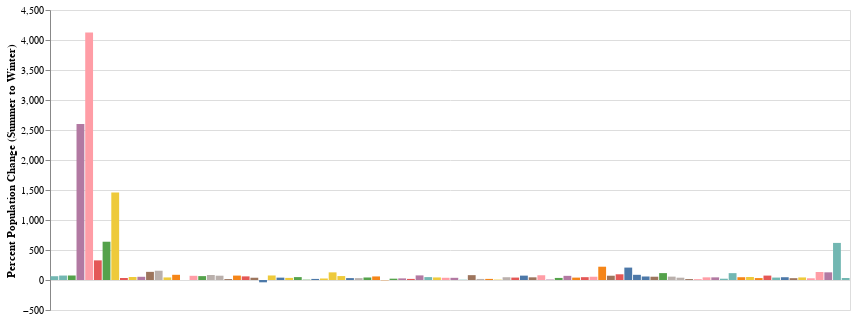

Notebook code for this chart:
### Code cell
alt.Chart(bton_devices_residing).mark_bar().encode(
    alt.X("census_block_group:N", axis=None),
    alt.Y("pop_pct_change:Q",
        axis=alt.Axis(
         title='Percent Population Change (Summer to Winter)'
        )
    ),
    color=alt.Color("pop_pct_change:N", legend=None)
).properties(width=800)

### Figure 1 — Vega-Lite specification as saved in the notebook (floating-point values rounded to 4 significant figures)
{"$schema": "https://vega.github.io/schema/vega-lite/v3.4.0.json", "config": {"mark": {"tooltip": null}, "view": {"height": 300, "width": 400}}, "data": {"name": "data-efeabc7d93a6340295708662dc436a37"}, "datasets": {"data-efeabc7d93a6340295708662dc436a37": [{"census_block_group": 181050001001, "devices02032020": 106, "devices07222019": 65, "pop_change": 41, "pop_pct_change": 63.08}, {"census_block_group": 181050001002, "devices02032020": 122, "devices07222019": 70, "pop_change": 52, "pop_pct_change": 74.29}, {"census_block_group": 181050001003, "devices02032020": 91, "devices07222019": 52, "pop_change": 39, "pop_pct_change": 75}, {"census_block_group": 181050002011, "devices02032020": 108, "devices07222019": 4, "pop_change": 104, "pop_pct_change": 2600}, {"census_block_group": 181050002012, "devices02032020": 169, "devices07222019": 4, "pop_change": 165, "pop_pct_change": 4125}, {"census_block_group": 181050002013, "devices02032020": 94, "devices07222019": 22, "pop_change": 72, "pop_pct_change": 327.3}, {"census_block_group": 181050002021, "devices02032020": 428, "devices07222019": 58, "pop_change": 370, "pop_pct_change": 637.9}, {"census_block_group": 181050002022, "devices02032020": 327, "devices07222019": 21, "pop_change": 306, "pop_pct_change": 1457.0}, {"census_block_group": 181050003011, "devices02032020": 64, "devices07222019": 48, "pop_change": 16, "pop_pct_change": 33.33}, {"census_block_group": 181050003012, "devices02032020": 57, "devices07222019": 38, "pop_change": 19, "pop_pct_change": 50}, {"census_block_group": 181050003013, "devices02032020": 43, "devices07222019": 28, "pop_change": 15, "pop_pct_change": 53.57}, {"census_block_group": 181050003014, "devices02032020": 66, "devices07222019": 28, "pop_change": 38, "pop_pct_change": 135.7}, {"census_block_group": 181050003021, "devices02032020": 56, "devices07222019": 22, "pop_change": 34, "pop_pct_change": 154.5}, {"census_block_group": 181050003022, "devices02032020": 20, "devices07222019": 14, "pop_change": 6, "pop_pct_change": 42.86}, {"census_block_group": 181050003023, "devices02032020": 28, "devices07222019": 15, "pop_change": 13, "pop_pct_change": 86.67}, {"census_block_group": 181050003024, "devices02032020": 20, "devices07222019": 20, "pop_change": 0, "pop_pct_change": 0}, {"census_block_group": 181050004011, "devices02032020": 177, "devices07222019": 104, "pop_change": 73, "pop_pct_change": 70.19}, {"census_block_group": 181050004012, "devices02032020": 28, "devices07222019": 17, "pop_change": 11, "pop_pct_change": 64.71}, {"census_block_group": 181050004013, "devices02032020": 174, "devices07222019": 95, "pop_change": 79, "pop_pct_change": 83.16}, {"census_block_group": 181050004021, "devices02032020": 268, "devices07222019": 156, "pop_change": 112, "pop_pct_change": 71.79}, {"census_block_group": 181050004022, "devices02032020": 45, "devices07222019": 39, "pop_change": 6, "pop_pct_change": 15.38}, {"census_block_group": 181050005011, "devices02032020": 85, "devices07222019": 49, "pop_change": 36, "pop_pct_change": 73.47}, {"census_block_group": 181050005012, "devices02032020": 162, "devices07222019": 101, "pop_change": 61, "pop_pct_change": 60.4}, {"census_block_group": 181050005013, "devices02032020": 142, "devices07222019": 103, "pop_change": 39, "pop_pct_change": 37.86}, {"census_block_group": 181050005022, "devices02032020": 48, "devices07222019": 78, "pop_change": -30, "pop_pct_change": -38.46}, {"census_block_group": 181050005023, "devices02032020": 86, "devices07222019": 49, "pop_change": 37, "pop_pct_change": 75.51}, {"census_block_group": 181050006011, "devices02032020": 53, "devices07222019": 38, "pop_change": 15, "pop_pct_change": 39.47}, {"census_block_group": 181050006012, "devices02032020": 127, "devices07222019": 94, "pop_change": 33, "pop_pct_change": 35.11}, {"census_block_group": 181050006021, "devices02032020": 175, "devices07222019": 118, "pop_change": 57, "pop_pct_change": 48.31}, {"census_block_group": 181050006022, "devices02032020": 58, "devices07222019": 55, "pop_change": 3, "pop_pct_change": 5.455}, {"census_block_group": 181050007001, "devices02032020": 72, "devices07222019": 61, "pop_change": 11, "pop_pct_change": 18.03}, {"census_block_group": 181050007002, "devices02032020": 35, "devices07222019": 28, "pop_change": 7, "pop_pct_change": 25}, {"census_block_group": 181050007003, "devices02032020": 141, "devices07222019": 62, "pop_change": 79, "pop_pct_change": 127.4}, {"census_block_group": 181050008001, "devices02032020": 48, "devices07222019": 29, "pop_change": 19, "pop_pct_change": 65.52}, {"census_block_group": 181050008002, "devices02032020": 79, "devices07222019": 60, "pop_change": 19, "pop_pct_change": 31.67}, {"census_block_group": 181050008003, "devices02032020": 42, "devices07222019": 32, "pop_change": 10, "pop_pct_change": 31.25}, {"census_block_group": 181050008004, "devices02032020": 122, "devices07222019": 86, "pop_change": 36, "pop_pct_change": 41.86}, {"census_block_group": 181050009011, "devices02032020": 51, "devices07222019": 32, "pop_change": 19, "pop_pct_change": 59.38}, {"census_block_group": 181050009012, "devices02032020": 61, "devices07222019": 64, "pop_change": -3, "pop_pct_change": -4.688}, {"census_block_group": 181050009031, "devices02032020": 72, "devices07222019": 59, "pop_change": 13, "pop_pct_change": 22.03}, {"census_block_group": 181050009032, "devices02032020": 33, "devices07222019": 26, "pop_change": 7, "pop_pct_change": 26.92}, {"census_block_group": 181050009033, "devices02032020": 58, "devices07222019": 49, "pop_change": 9, "pop_pct_change": 18.37}, {"census_block_group": 181050009034, "devices02032020": 76, "devices07222019": 43, "pop_change": 33, "pop_pct_change": 76.74}, {"census_block_group": 181050009041, "devices02032020": 83, "devices07222019": 56, "pop_change": 27, "pop_pct_change": 48.21}, {"census_block_group": 181050009042, "devices02032020": 70, "devices07222019": 49, "pop_change": 21, "pop_pct_change": 42.86}, {"census_block_group": 181050009043, "devices02032020": 111, "devices07222019": 81, "pop_change": 30, "pop_pct_change": 37.04}, {"census_block_group": 181050010011, "devices02032020": 131, "devices07222019": 96, "pop_change": 35, "pop_pct_change": 36.46}, {"census_block_group": 181050010012, "devices02032020": 59, "devices07222019": 56, "pop_change": 3, "pop_pct_change": 5.357}, {"census_block_group": 181050010013, "devices02032020": 465, "devices07222019": 257, "pop_change": 208, "pop_pct_change": 80.93}, {"census_block_group": 181050010021, "devices02032020": 53, "devices07222019": 45, "pop_change": 8, "pop_pct_change": 17.78}, {"census_block_group": 181050010022, "devices02032020": 78, "devices07222019": 66, "pop_change": 12, "pop_pct_change": 18.18}, {"census_block_group": 181050010023, "devices02032020": 63, "devices07222019": 59, "pop_change": 4, "pop_pct_change": 6.78}, {"census_block_group": 181050010024, "devices02032020": 95, "devices07222019": 65, "pop_change": 30, "pop_pct_change": 46.15}, {"census_block_group": 181050011011, "devices02032020": 59, "devices07222019": 42, "pop_change": 17, "pop_pct_change": 40.48}, {"census_block_group": 181050011012, "devices02032020": 83, "devices07222019": 48, "pop_change": 35, "pop_pct_change": 72.92}, {"census_block_group": 181050011013, "devices02032020": 68, "devices07222019": 47, "pop_change": 21, "pop_pct_change": 44.68}, {"census_block_group": 181050011014, "devices02032020": 86, "devices07222019": 48, "pop_change": 38, "pop_pct_change": 79.17}, {"census_block_group": 181050011021, "devices02032020": 98, "devices07222019": 91, "pop_change": 7, "pop_pct_change": 7.692}, {"census_block_group": 181050011022, "devices02032020": 160, "devices07222019": 119, "pop_change": 41, "pop_pct_change": 34.45}, {"census_block_group": 181050011031, "devices02032020": 110, "devices07222019": 65, "pop_change": 45, "pop_pct_change": 69.23}, {"census_block_group": 181050011032, "devices02032020": 77, "devices07222019": 55, "pop_change": 22, "pop_pct_change": 40}, {"census_block_group": 181050011033, "devices02032020": 53, "devices07222019": 36, "pop_change": 17, "pop_pct_change": 47.22}, {"census_block_group": 181050012001, "devices02032020": 71, "devices07222019": 46, "pop_change": 25, "pop_pct_change": 54.35}, {"census_block_group": 181050012002, "devices02032020": 135, "devices07222019": 42, "pop_change": 93, "pop_pct_change": 221.4}, {"census_block_group": 181050012003, "devices02032020": 60, "devices07222019": 35, "pop_change": 25, "pop_pct_change": 71.43}, {"census_block_group": 181050012004, "devices02032020": 41, "devices07222019": 21, "pop_change": 20, "pop_pct_change": 95.24}, {"census_block_group": 181050012005, "devices02032020": 181, "devices07222019": 59, "pop_change": 122, "pop_pct_change": 206.8}, {"census_block_group": 181050012006, "devices02032020": 69, "devices07222019": 37, "pop_change": 32, "pop_pct_change": 86.49}, {"census_block_group": 181050013012, "devices02032020": 65, "devices07222019": 41, "pop_change": 24, "pop_pct_change": 58.54}, {"census_block_group": 181050013013, "devices02032020": 65, "devices07222019": 42, "pop_change": 23, "pop_pct_change": 54.76}, {"census_block_group": 181050013014, "devices02032020": 116, "devices07222019": 54, "pop_change": 62, "pop_pct_change": 114.8}, {"census_block_group": 181050013032, "devices02032020": 200, "devices07222019": 128, "pop_change": 72, "pop_pct_change": 56.25}, {"census_block_group": 181050013033, "devices02032020": 126, "devices07222019": 91, "pop_change": 35, "pop_pct_change": 38.46}, {"census_block_group": 181050013041, "devices02032020": 90, "devices07222019": 78, "pop_change": 12, "pop_pct_change": 15.38}, {"census_block_group": 181050013042, "devices02032020": 49, "devices07222019": 43, "pop_change": 6, "pop_pct_change": 13.95}, {"census_block_group": 181050013043, "devices02032020": 140, "devices07222019": 97, "pop_change": 43, "pop_pct_change": 44.33}, {"census_block_group": 181050013051, "devices02032020": 209, "devices07222019": 145, "pop_change": 64, "pop_pct_change": 44.14}, {"census_block_group": 181050014011, "devices02032020": 68, "devices07222019": 56, "pop_change": 12, "pop_pct_change": 21.43}, {"census_block_group": 181050014012, "devices02032020": 60, "devices07222019": 28, "pop_change": 32, "pop_pct_change": 114.3}, {"census_block_group": 181050014022, "devices02032020": 60, "devices07222019": 41, "pop_change": 19, "pop_pct_change": 46.34}, {"census_block_group": 181050014023, "devices02032020": 75, "devices07222019": 50, "pop_change": 25, "pop_pct_change": 50}, {"census_block_group": 181050014024, "devices02032020": 33, "devices07222019": 25, "pop_change": 8, "pop_pct_change": 32}, {"census_block_group": 181050014025, "devices02032020": 203, "devices07222019": 117, "pop_change": 86, "pop_pct_change": 73.5}, {"census_block_group": 181050015011, "devices02032020": 149, "devices07222019": 106, "pop_change": 43, "pop_pct_change": 40.57}, {"census_block_group": 181050015012, "devices02032020": 139, "devices07222019": 95, "pop_change": 44, "pop_pct_change": 46.32}, {"census_block_group": 181050015013, "devices02032020": 107, "devices07222019": 82, "pop_change": 25, "pop_pct_change": 30.49}, {"census_block_group": 181050015021, "devices02032020": 110, "devices07222019": 77, "pop_change": 33, "pop_pct_change": 42.86}, {"census_block_group": 181050015022, "devices02032020": 72, "devices07222019": 56, "pop_change": 16, "pop_pct_change": 28.57}, {"census_block_group": 181050016001, "devices02032020": 219, "devices07222019": 94, "pop_change": 125, "pop_pct_change": 133.0}, {"census_block_group": 181050016002, "devices02032020": 139, "devices07222019": 61, "pop_change": 78, "pop_pct_change": 127.9}, {"census_block_group": 181050016003, "devices02032020": 79, "devices07222019": 11, "pop_change": 68, "pop_pct_change": 618.2}, {"census_block_group": 181199559003, "devices02032020": 107, "devices07222019": 80, "pop_change": 27, "pop_pct_change": 33.75}]}, "encoding": {"color": {"field": "pop_pct_change", "legend": null, "type": "nominal"}, "x": {"axis": null, "field": "census_block_group", "type": "nominal"}, "y": {"axis": {"title": "Percent Population Change (Summer to Winter)"}, "field": "pop_pct_change", "type": "quantitative"}}, "mark": "bar", "width": 800}
